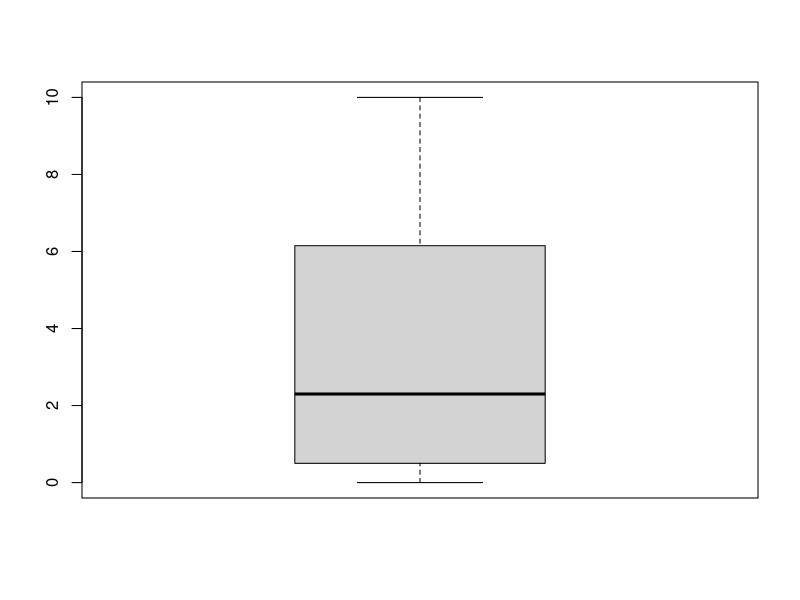
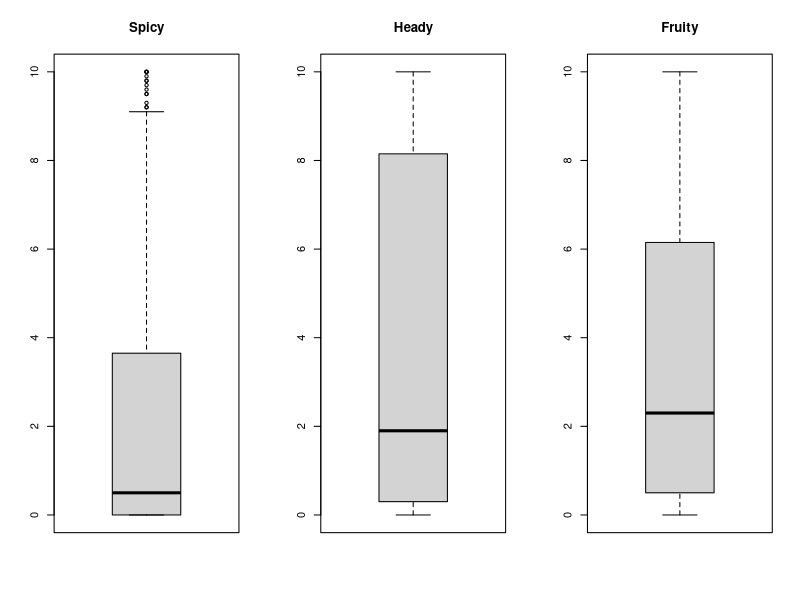
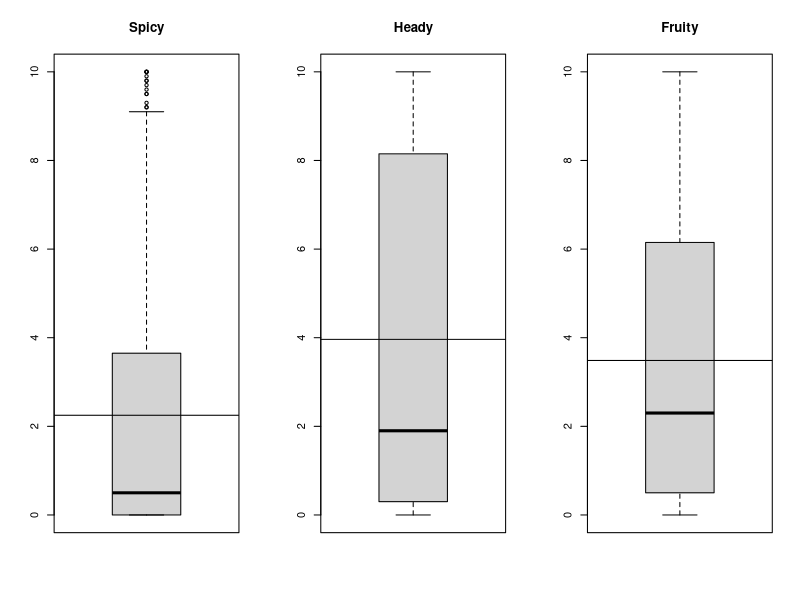
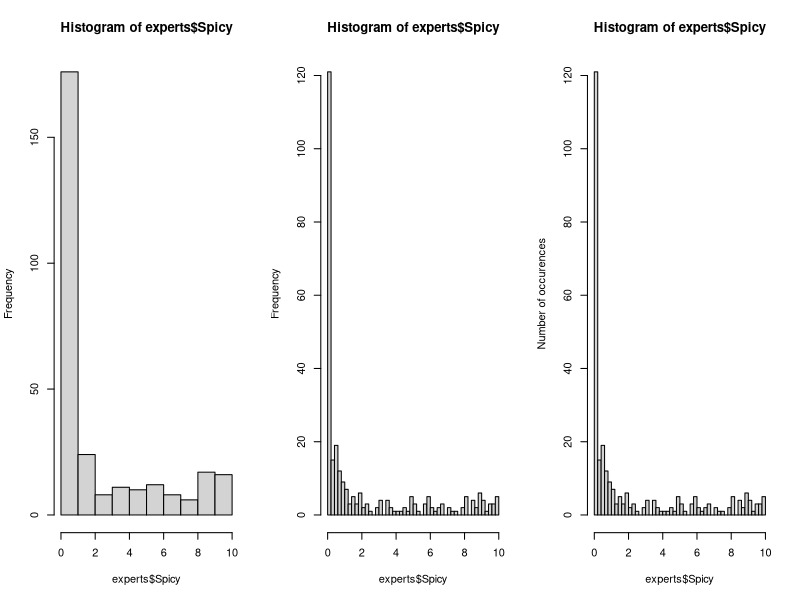
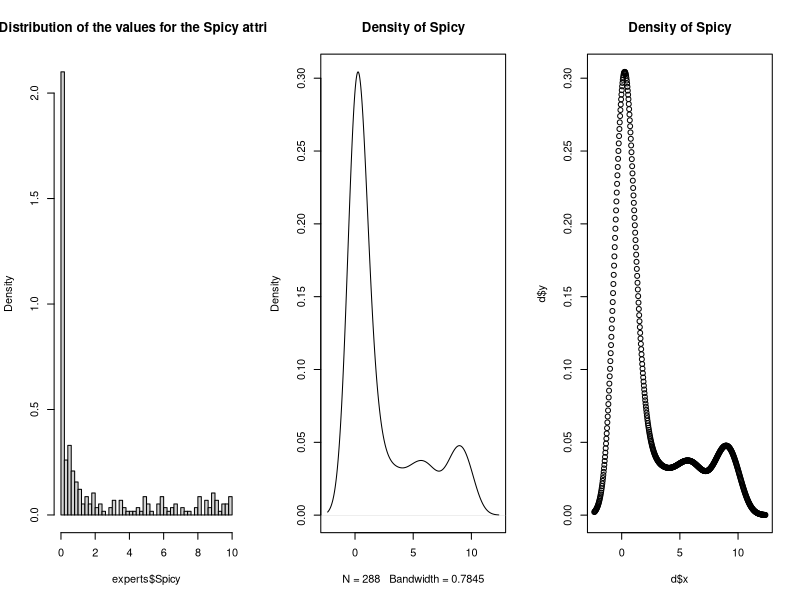
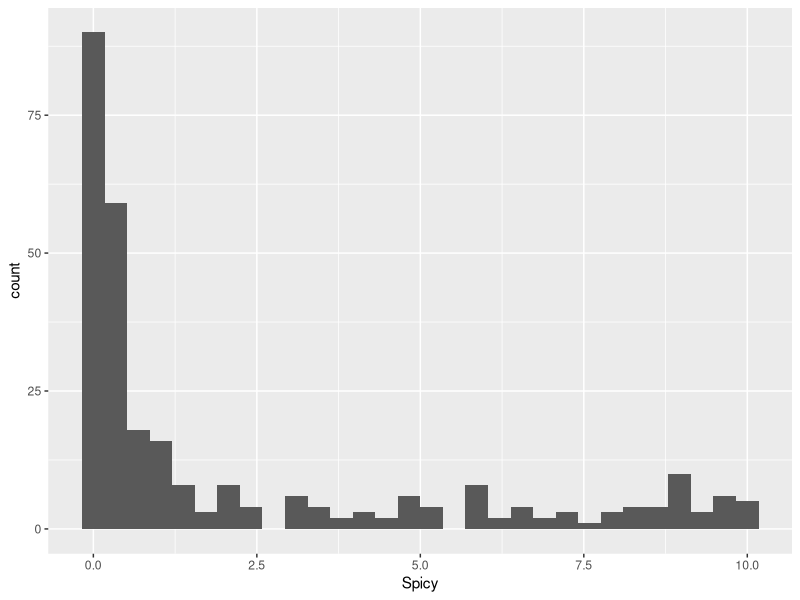
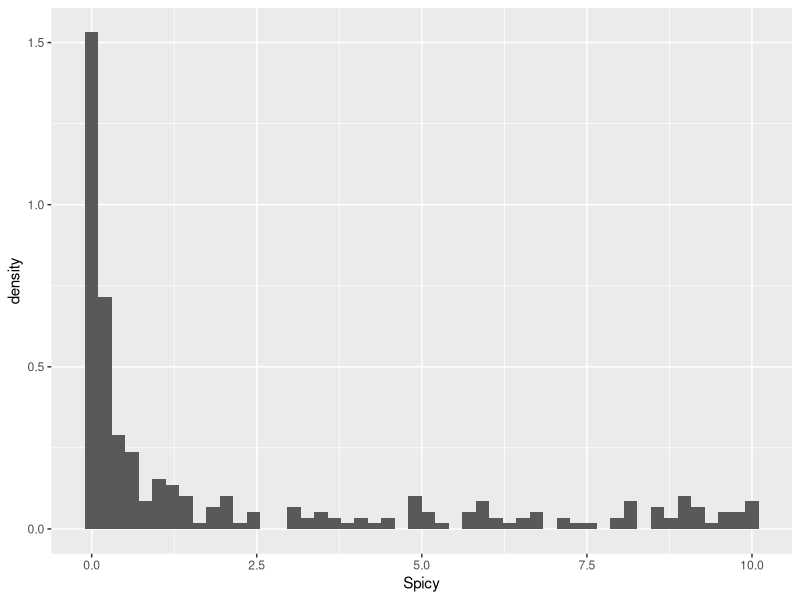
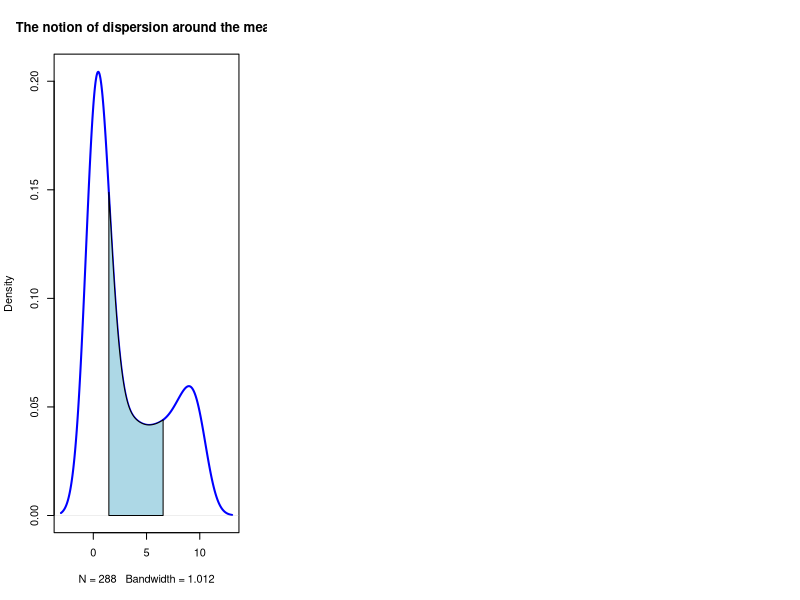

Source code (R) for these figures, in order:
## ---- chunk 1
experts <- read.csv("data/perfumes_qda_experts.csv" )
## ---- chunk 2
experts <- read.csv(file="data/perfumes_qda_experts.csv" )
## ---- chunk 3
experts <- read.table(file="data/perfumes_qda_experts.csv", header=TRUE, sep=",", quote="\"")
## ---- chunk 4
experts[1:5,1:8]
## ---- chunk 5
head(experts)
## ---- chunk 6
summary(experts)
## ---- chunk 7
experts$Product <- as.factor(experts$Product)
## ---- chunk 8
experts$Panelist <- as.factor(experts$Panelist)
experts$Session <- as.factor(experts$Session)
experts$Rank <- as.factor(experts$Rank)
## ---- chunk 9
head(experts)
## ---- chunk 10
levels(experts$Product)
## ---- chunk 11
levels(experts$Product)[4]
## ---- chunk 12
levels(experts$Product)[4] <- "Cinéma"
levels(experts$Product)
## ---- chunk 13
for (j in 1:4) experts[,j] <- as.factor(experts[,j])
## ---- chunk 14
summary(experts)
## ---- chunk 15
x1 <- mean(experts$Spicy)
x2 <- quantile(experts$Spicy)
c(x1,x2)
## ---- chunk 16
loc.parameters <- data.frame("mean"=double(),"median"=double(),"q1"=double(),"q3"=double())
## ---- chunk 17
for (j in 5:16){
  q1 <- quantile(experts[,j], probs=0.25)
  med <- quantile(experts[,j], probs=0.5)
  q3 <- quantile(experts[,j], probs=0.75)
  me <- mean(experts[,j])
  loc.parameters <- rbind(loc.parameters, c(q1,med,q3,me))
}
## ---- chunk 18
colnames(loc.parameters) <- c("q1","median","q3","mean")
rownames(loc.parameters) <- colnames(experts[,5:16])
loc.parameters
## ---- chunk 19
boxplot(experts$Fruity)
## ---- chunk 20
par(mfrow=c(1,3))
for (j in colnames(experts[,5:7])) boxplot(experts[,j],main=j)
## ---- chunk 21
par(mfrow=c(1,3))
for (j in colnames(experts[,5:7])){
  boxplot(experts[,j],main=j)
  abline(h=mean(experts[,j]))
}
## ---- chunk 22
experts$Spicy[experts$Spicy<=1]
length(experts$Spicy[experts$Spicy<=1])
## ---- chunk 23
experts$Spicy[1<experts$Spicy & experts$Spicy<=2]
length(experts$Spicy[1<experts$Spicy & experts$Spicy<=2])
## ---- chunk 24
hist(experts$Spicy)
## ---- chunk 25
hist(experts$Spicy, breaks=50)
## ---- chunk 26
hist(experts$Spicy, breaks=50, ylab="Number of occurences")
## ---- chunk 27
hist(experts$Spicy,
     breaks=50,
     probability=TRUE,
     main="Distribution of the values for the Spicy attribute")
## ---- chunk 28
d <- density(experts$Spicy)
plot(d,main="Density of Spicy")
## ---- chunk 29
names(d)
## ---- chunk 30
plot(d$x,d$y,main="Density of Spicy")
## ---- chunk 31
library(ggplot2)
hist_spicy <- ggplot(experts) +
                 aes(x=Spicy) +
                 geom_histogram()
hist_spicy
## ---- chunk 32
ggplot(experts)+
  aes(x=Spicy, y=..density..)+
  geom_histogram(bins=50)
## ---- chunk 33
d <- density(experts$Vanilla)
i_mean <- which.max(d$x >= mean(experts$Vanilla))
pcum1 <- cumsum(d$y/sum(d$y))[i_mean]-0.15
pcum2 <- cumsum(d$y/sum(d$y))[i_mean]+0.15
x_1 <- which.max(cumsum(d$y/sum(d$y)) >= pcum1)
x_2 <- which.max(cumsum(d$y/sum(d$y)) >= pcum2)
d$x[x_1]
d$x[x_2]
plot(d, main="The notion of dispersion around the mean", type="l", lwd=2, col="blue")
polygon(c(d$x[x_1], d$x[x_1:x_2],d$x[x_2]), c(0,d$y[x_1:x_2],0), col='lightblue')
## ---- chunk 34
sd(experts$Fruity)
var(experts$Fruity)
sd(experts$Fruity)^2
